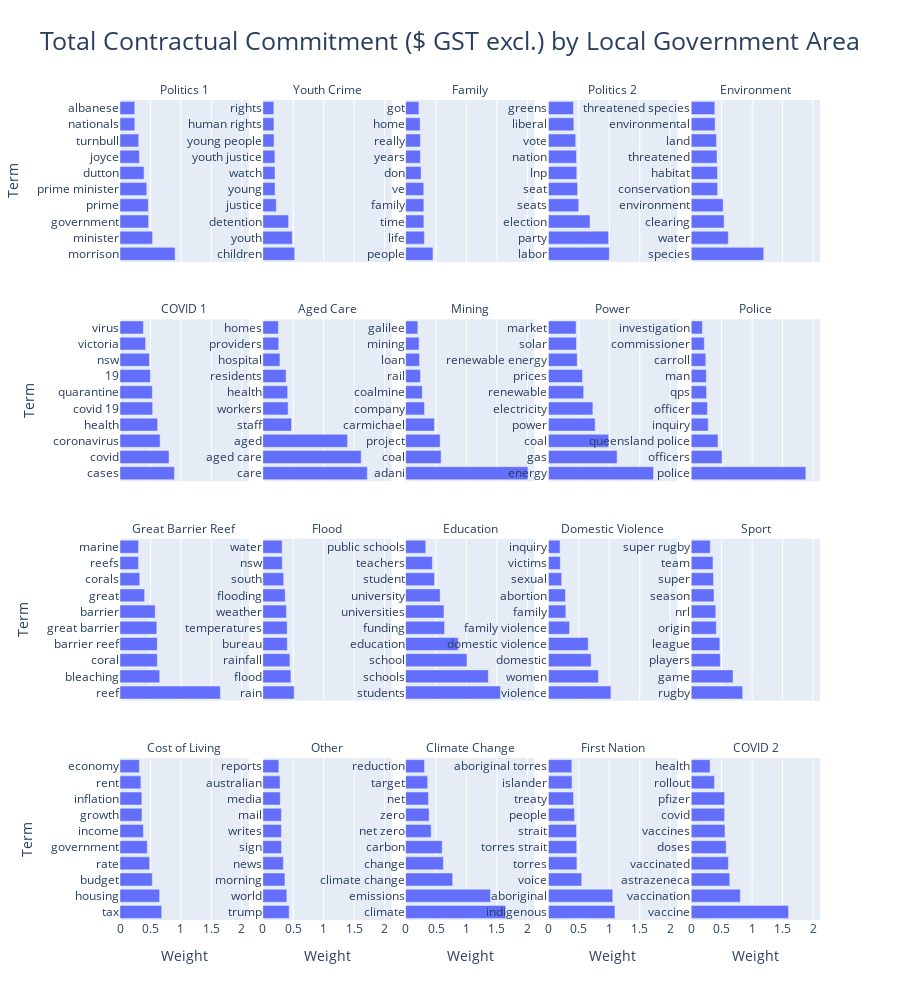

Notebook code cell kept with this figure:
### Markdown cell above
### **Topics:**

Resources
Indigenous 
Adani
Youth Crime
COVID
Energy
Great Barrier Reef
Adani Environmental Impact
Environment
Housing
Domestic Violence
Other 1
Other 2
Flooding
Sport

### Code cell
# Your answer here




nmf_topic_terms_fig = px.bar(nmf_terms_df,
       x ="Weight",
       y = "Term",
       facet_col="Topic Cluster", 
       facet_col_wrap=5,
       orientation='h',
       title = "Total Contractual Commitment ($ GST excl.) by Local Government Area",
       labels = {"Local Government Area (LGA)": "Local Government Area", 
                 "Total Contractual Commitment ($ GST excl.)": "Contractual Commitment ($ GST excl.)"})

nmf_topic_terms_fig.update_layout(
    title_font_size=25,
    title_x=0.5,
    legend_title_font_size=15,
    height=1000
)
nmf_topic_terms_fig.for_each_annotation(lambda a: a.update(text=a.text.split("=")[-1])) # https://plotly.com/python/facet-plots/
nmf_topic_terms_fig.update_yaxes(showticklabels=True, matches=None)

### Figure 1 — Plotly figure (JSON) as saved in the notebook; plotly's stock layout.template omitted (floating-point values rounded to 4 significant figures)
{"data": [{"alignmentgroup": "True", "hovertemplate": "Topic Cluster=Politics 1<br>Weight=%{x}<br>Term=%{y}<extra></extra>", "legendgroup": "", "marker": {"color": "#636efa", "pattern": {"shape": ""}}, "name": "", "offsetgroup": "", "orientation": "h", "showlegend": false, "textposition": "auto", "type": "bar", "x": [0.9049, 0.5345, 0.4694, 0.465, 0.4399, 0.3951, 0.3181, 0.3076, 0.2433, 0.2421], "xaxis": "x16", "y": ["morrison", "minister", "government", "prime", "prime minister", "dutton", "joyce", "turnbull", "nationals", "albanese"], "yaxis": "y16"}, {"alignmentgroup": "True", "hovertemplate": "Topic Cluster=Youth Crime<br>Weight=%{x}<br>Term=%{y}<extra></extra>", "legendgroup": "", "marker": {"color": "#636efa", "pattern": {"shape": ""}}, "name": "", "offsetgroup": "", "orientation": "h", "showlegend": false, "textposition": "auto", "type": "bar", "x": [0.5241, 0.485, 0.4236, 0.2221, 0.2012, 0.2005, 0.1988, 0.1854, 0.1827, 0.1816], "xaxis": "x17", "y": ["children", "youth", "detention", "justice", "young", "watch", "youth justice", "young people", "human rights", "rights"], "yaxis": "y17"}, {"alignmentgroup": "True", "hovertemplate": "Topic Cluster=Family<br>Weight=%{x}<br>Term=%{y}<extra></extra>", "legendgroup": "", "marker": {"color": "#636efa", "pattern": {"shape": ""}}, "name": "", "offsetgroup": "", "orientation": "h", "showlegend": false, "textposition": "auto", "type": "bar", "x": [0.4494, 0.3078, 0.3001, 0.2996, 0.2985, 0.2541, 0.2426, 0.2425, 0.2382, 0.2184], "xaxis": "x18", "y": ["people", "life", "time", "family", "ve", "don", "years", "really", "home", "got"], "yaxis": "y18"}, {"alignmentgroup": "True", "hovertemplate": "Topic Cluster=Politics 2<br>Weight=%{x}<br>Term=%{y}<extra></extra>", "legendgroup": "", "marker": {"color": "#636efa", "pattern": {"shape": ""}}, "name": "", "offsetgroup": "", "orientation": "h", "showlegend": false, "textposition": "auto", "type": "bar", "x": [1.001, 0.9887, 0.6838, 0.499, 0.4795, 0.4662, 0.4611, 0.4478, 0.4173, 0.4122], "xaxis": "x19", "y": ["labor", "party", "election", "seats", "seat", "lnp", "nation", "vote", "liberal", "greens"], "yaxis": "y19"}, {"alignmentgroup": "True", "hovertemplate": "Topic Cluster=Environment<br>Weight=%{x}<br>Term=%{y}<extra></extra>", "legendgroup": "", "marker": {"color": "#636efa", "pattern": {"shape": ""}}, "name": "", "offsetgroup": "", "orientation": "h", "showlegend": false, "textposition": "auto", "type": "bar", "x": [1.191, 0.6086, 0.54, 0.5242, 0.434, 0.4313, 0.4238, 0.4153, 0.3927, 0.3876], "xaxis": "x20", "y": ["species", "water", "clearing", "environment", "conservation", "habitat", "threatened", "land", "environmental", "threatened species"], "yaxis": "y20"}, {"alignmentgroup": "True", "hovertemplate": "Topic Cluster=COVID 1<br>Weight=%{x}<br>Term=%{y}<extra></extra>", "legendgroup": "", "marker": {"color": "#636efa", "pattern": {"shape": ""}}, "name": "", "offsetgroup": "", "orientation": "h", "showlegend": false, "textposition": "auto", "type": "bar", "x": [0.8937, 0.8048, 0.6587, 0.6177, 0.5362, 0.531, 0.4995, 0.4831, 0.4208, 0.3848], "xaxis": "x11", "y": ["cases", "covid", "coronavirus", "health", "covid 19", "quarantine", "19", "nsw", "victoria", "virus"], "yaxis": "y11"}, {"alignmentgroup": "True", "hovertemplate": "Topic Cluster=Aged Care<br>Weight=%{x}<br>Term=%{y}<extra></extra>", "legendgroup": "", "marker": {"color": "#636efa", "pattern": {"shape": ""}}, "name": "", "offsetgroup": "", "orientation": "h", "showlegend": false, "textposition": "auto", "type": "bar", "x": [1.716, 1.615, 1.392, 0.4724, 0.4163, 0.4079, 0.3822, 0.2815, 0.2614, 0.2555], "xaxis": "x12", "y": ["care", "aged care", "aged", "staff", "workers", "health", "residents", "hospital", "providers", "homes"], "yaxis": "y12"}, {"alignmentgroup": "True", "hovertemplate": "Topic Cluster=Mining<br>Weight=%{x}<br>Term=%{y}<extra></extra>", "legendgroup": "", "marker": {"color": "#636efa", "pattern": {"shape": ""}}, "name": "", "offsetgroup": "", "orientation": "h", "showlegend": false, "textposition": "auto", "type": "bar", "x": [2.009, 0.583, 0.5679, 0.4723, 0.3109, 0.2742, 0.2441, 0.2286, 0.2209, 0.2012], "xaxis": "x13", "y": ["adani", "coal", "project", "carmichael", "company", "coalmine", "rail", "loan", "mining", "galilee"], "yaxis": "y13"}, {"alignmentgroup": "True", "hovertemplate": "Topic Cluster=Power<br>Weight=%{x}<br>Term=%{y}<extra></extra>", "legendgroup": "", "marker": {"color": "#636efa", "pattern": {"shape": ""}}, "name": "", "offsetgroup": "", "orientation": "h", "showlegend": false, "textposition": "auto", "type": "bar", "x": [1.725, 1.128, 0.9897, 0.767, 0.7304, 0.5788, 0.559, 0.4728, 0.46, 0.4544], "xaxis": "x14", "y": ["energy", "gas", "coal", "power", "electricity", "renewable", "prices", "renewable energy", "solar", "market"], "yaxis": "y14"}, {"alignmentgroup": "True", "hovertemplate": "Topic Cluster=Police<br>Weight=%{x}<br>Term=%{y}<extra></extra>", "legendgroup": "", "marker": {"color": "#636efa", "pattern": {"shape": ""}}, "name": "", "offsetgroup": "", "orientation": "h", "showlegend": false, "textposition": "auto", "type": "bar", "x": [1.882, 0.5058, 0.4398, 0.2793, 0.2666, 0.2524, 0.2478, 0.2401, 0.2152, 0.1833], "xaxis": "x15", "y": ["police", "officers", "queensland police", "inquiry", "officer", "qps", "man", "carroll", "commissioner", "investigation"], "yaxis": "y15"}, {"alignmentgroup": "True", "hovertemplate": "Topic Cluster=Great Barrier Reef<br>Weight=%{x}<br>Term=%{y}<extra></extra>", "legendgroup": "", "marker": {"color": "#636efa", "pattern": {"shape": ""}}, "name": "", "offsetgroup": "", "orientation": "h", "showlegend": false, "textposition": "auto", "type": "bar", "x": [1.648, 0.652, 0.6129, 0.6115, 0.6045, 0.5781, 0.404, 0.3241, 0.3047, 0.304], "xaxis": "x6", "y": ["reef", "bleaching", "coral", "barrier reef", "great barrier", "barrier", "great", "corals", "reefs", "marine"], "yaxis": "y6"}, {"alignmentgroup": "True", "hovertemplate": "Topic Cluster=Flood<br>Weight=%{x}<br>Term=%{y}<extra></extra>", "legendgroup": "", "marker": {"color": "#636efa", "pattern": {"shape": ""}}, "name": "", "offsetgroup": "", "orientation": "h", "showlegend": false, "textposition": "auto", "type": "bar", "x": [0.5142, 0.4612, 0.4453, 0.4025, 0.4002, 0.3882, 0.3682, 0.3434, 0.3199, 0.3177], "xaxis": "x7", "y": ["rain", "flood", "rainfall", "bureau", "temperatures", "weather", "flooding", "south", "nsw", "water"], "yaxis": "y7"}, {"alignmentgroup": "True", "hovertemplate": "Topic Cluster=Education<br>Weight=%{x}<br>Term=%{y}<extra></extra>", "legendgroup": "", "marker": {"color": "#636efa", "pattern": {"shape": ""}}, "name": "", "offsetgroup": "", "orientation": "h", "showlegend": false, "textposition": "auto", "type": "bar", "x": [1.557, 1.358, 1.008, 0.8643, 0.6398, 0.63, 0.5667, 0.4741, 0.4395, 0.3307], "xaxis": "x8", "y": ["students", "schools", "school", "education", "funding", "universities", "university", "student", "teachers", "public schools"], "yaxis": "y8"}, {"alignmentgroup": "True", "hovertemplate": "Topic Cluster=Domestic Violence<br>Weight=%{x}<br>Term=%{y}<extra></extra>", "legendgroup": "", "marker": {"color": "#636efa", "pattern": {"shape": ""}}, "name": "", "offsetgroup": "", "orientation": "h", "showlegend": false, "textposition": "auto", "type": "bar", "x": [1.027, 0.8212, 0.7018, 0.654, 0.3471, 0.2867, 0.2801, 0.2179, 0.1948, 0.1919], "xaxis": "x9", "y": ["violence", "women", "domestic", "domestic violence", "family violence", "family", "abortion", "sexual", "victims", "inquiry"], "yaxis": "y9"}, {"alignmentgroup": "True", "hovertemplate": "Topic Cluster=Sport<br>Weight=%{x}<br>Term=%{y}<extra></extra>", "legendgroup": "", "marker": {"color": "#636efa", "pattern": {"shape": ""}}, "name": "", "offsetgroup": "", "orientation": "h", "showlegend": false, "textposition": "auto", "type": "bar", "x": [0.8445, 0.6871, 0.4776, 0.4703, 0.4124, 0.4038, 0.3748, 0.367, 0.3574, 0.3126], "xaxis": "x10", "y": ["rugby", "game", "players", "league", "origin", "nrl", "season", "super", "team", "super rugby"], "yaxis": "y10"}, {"alignmentgroup": "True", "hovertemplate": "Topic Cluster=Cost of Living<br>Weight=%{x}<br>Term=%{y}<extra></extra>", "legendgroup": "", "marker": {"color": "#636efa", "pattern": {"shape": ""}}, "name": "", "offsetgroup": "", "orientation": "h", "showlegend": false, "textposition": "auto", "type": "bar", "x": [0.6855, 0.6503, 0.5296, 0.4873, 0.447, 0.3839, 0.3605, 0.3591, 0.3429, 0.3173], "xaxis": "x", "y": ["tax", "housing", "budget", "rate", "government", "income", "growth", "inflation", "rent", "economy"], "yaxis": "y"}, {"alignmentgroup": "True", "hovertemplate": "Topic Cluster=Other<br>Weight=%{x}<br>Term=%{y}<extra></extra>", "legendgroup": "", "marker": {"color": "#636efa", "pattern": {"shape": ""}}, "name": "", "offsetgroup": "", "orientation": "h", "showlegend": false, "textposition": "auto", "type": "bar", "x": [0.4332, 0.3945, 0.3635, 0.3383, 0.3077, 0.3051, 0.305, 0.2868, 0.2833, 0.2641], "xaxis": "x2", "y": ["trump", "world", "morning", "news", "sign", "writes", "mail", "media", "australian", "reports"], "yaxis": "y2"}, {"alignmentgroup": "True", "hovertemplate": "Topic Cluster=Climate Change<br>Weight=%{x}<br>Term=%{y}<extra></extra>", "legendgroup": "", "marker": {"color": "#636efa", "pattern": {"shape": ""}}, "name": "", "offsetgroup": "", "orientation": "h", "showlegend": false, "textposition": "auto", "type": "bar", "x": [1.644, 1.393, 0.7735, 0.6206, 0.6011, 0.4192, 0.3863, 0.3753, 0.3622, 0.3098], "xaxis": "x3", "y": ["climate", "emissions", "climate change", "change", "carbon", "net zero", "zero", "net", "target", "reduction"], "yaxis": "y3"}, {"alignmentgroup": "True", "hovertemplate": "Topic Cluster=First Nation<br>Weight=%{x}<br>Term=%{y}<extra></extra>", "legendgroup": "", "marker": {"color": "#636efa", "pattern": {"shape": ""}}, "name": "", "offsetgroup": "", "orientation": "h", "showlegend": false, "textposition": "auto", "type": "bar", "x": [1.092, 1.056, 0.5474, 0.4682, 0.4649, 0.4609, 0.4289, 0.4124, 0.3878, 0.385], "xaxis": "x4", "y": ["indigenous", "aboriginal", "voice", "torres", "torres strait", "strait", "people", "treaty", "islander", "aboriginal torres"], "yaxis": "y4"}, {"alignmentgroup": "True", "hovertemplate": "Topic Cluster=COVID 2<br>Weight=%{x}<br>Term=%{y}<extra></extra>", "legendgroup": "", "marker": {"color": "#636efa", "pattern": {"shape": ""}}, "name": "", "offsetgroup": "", "orientation": "h", "showlegend": false, "textposition": "auto", "type": "bar", "x": [1.598, 0.8056, 0.6335, 0.6105, 0.5746, 0.5544, 0.5491, 0.5485, 0.3816, 0.3103], "xaxis": "x5", "y": ["vaccine", "vaccination", "astrazeneca", "vaccinated", "doses", "vaccines", "covid", "pfizer", "rollout", "health"], "yaxis": "y5"}], "layout": {"annotations": [{"font": {}, "showarrow": false, "text": "Cost of Living", "x": 0.092, "xanchor": "center", "xref": "paper", "y": 0.1975, "yanchor": "bottom", "yref": "paper"}, {"font": {}, "showarrow": false, "text": "Other", "x": 0.296, "xanchor": "center", "xref": "paper", "y": 0.1975, "yanchor": "bottom", "yref": "paper"}, {"font": {}, "showarrow": false, "text": "Climate Change", "x": 0.5, "xanchor": "center", "xref": "paper", "y": 0.1975, "yanchor": "bottom", "yref": "paper"}, {"font": {}, "showarrow": false, "text": "First Nation", "x": 0.704, "xanchor": "center", "xref": "paper", "y": 0.1975, "yanchor": "bottom", "yref": "paper"}, {"font": {}, "showarrow": false, "text": "COVID 2", "x": 0.908, "xanchor": "center", "xref": "paper", "y": 0.1975, "yanchor": "bottom", "yref": "paper"}, {"font": {}, "showarrow": false, "text": "Great Barrier Reef", "x": 0.092, "xanchor": "center", "xref": "paper", "y": 0.465, "yanchor": "bottom", "yref": "paper"}, {"font": {}, "showarrow": false, "text": "Flood", "x": 0.296, "xanchor": "center", "xref": "paper", "y": 0.465, "yanchor": "bottom", "yref": "paper"}, {"font": {}, "showarrow": false, "text": "Education", "x": 0.5, "xanchor": "center", "xref": "paper", "y": 0.465, "yanchor": "bottom", "yref": "paper"}, {"font": {}, "showarrow": false, "text": "Domestic Violence", "x": 0.704, "xanchor": "center", "xref": "paper", "y": 0.465, "yanchor": "bottom", "yref": "paper"}, {"font": {}, "showarrow": false, "text": "Sport", "x": 0.908, "xanchor": "center", "xref": "paper", "y": 0.465, "yanchor": "bottom", "yref": "paper"}, {"font": {}, "showarrow": false, "text": "COVID 1", "x": 0.092, "xanchor": "center", "xref": "paper", "y": 0.7325, "yanchor": "bottom", "yref": "paper"}, {"font": {}, "showarrow": false, "text": "Aged Care", "x": 0.296, "xanchor": "center", "xref": "paper", "y": 0.7325, "yanchor": "bottom", "yref": "paper"}, {"font": {}, "showarrow": false, "text": "Mining", "x": 0.5, "xanchor": "center", "xref": "paper", "y": 0.7325, "yanchor": "bottom", "yref": "paper"}, {"font": {}, "showarrow": false, "text": "Power", "x": 0.704, "xanchor": "center", "xref": "paper", "y": 0.7325, "yanchor": "bottom", "yref": "paper"}, {"font": {}, "showarrow": false, "text": "Police", "x": 0.908, "xanchor": "center", "xref": "paper", "y": 0.7325, "yanchor": "bottom", "yref": "paper"}, {"font": {}, "showarrow": false, "text": "Politics 1", "x": 0.092, "xanchor": "center", "xref": "paper", "y": 1, "yanchor": "bottom", "yref": "paper"}, {"font": {}, "showarrow": false, "text": "Youth Crime", "x": 0.296, "xanchor": "center", "xref": "paper", "y": 1, "yanchor": "bottom", "yref": "paper"}, {"font": {}, "showarrow": false, "text": "Family", "x": 0.5, "xanchor": "center", "xref": "paper", "y": 1, "yanchor": "bottom", "yref": "paper"}, {"font": {}, "showarrow": false, "text": "Politics 2", "x": 0.704, "xanchor": "center", "xref": "paper", "y": 1, "yanchor": "bottom", "yref": "paper"}, {"font": {}, "showarrow": false, "text": "Environment", "x": 0.908, "xanchor": "center", "xref": "paper", "y": 1, "yanchor": "bottom", "yref": "paper"}], "barmode": "relative", "height": 1000, "legend": {"title": {"font": {"size": 15}}, "tracegroupgap": 0}, "title": {"font": {"size": 25}, "text": "Total Contractual Commitment ($ GST excl.) by Local Government Area", "x": 0.5}, "xaxis": {"anchor": "y", "domain": [0, 0.184], "title": {"text": "Weight"}}, "xaxis10": {"anchor": "y10", "domain": [0.816, 1], "matches": "x", "showticklabels": false}, "xaxis11": {"anchor": "y11", "domain": [0, 0.184], "matches": "x", "showticklabels": false}, "xaxis12": {"anchor": "y12", "domain": [0.204, 0.388], "matches": "x", "showticklabels": false}, "xaxis13": {"anchor": "y13", "domain": [0.408, 0.592], "matches": "x", "showticklabels": false}, "xaxis14": {"anchor": "y14", "domain": [0.612, 0.796], "matches": "x", "showticklabels": false}, "xaxis15": {"anchor": "y15", "domain": [0.816, 1], "matches": "x", "showticklabels": false}, "xaxis16": {"anchor": "y16", "domain": [0, 0.184], "matches": "x", "showticklabels": false}, "xaxis17": {"anchor": "y17", "domain": [0.204, 0.388], "matches": "x", "showticklabels": false}, "xaxis18": {"anchor": "y18", "domain": [0.408, 0.592], "matches": "x", "showticklabels": false}, "xaxis19": {"anchor": "y19", "domain": [0.612, 0.796], "matches": "x", "showticklabels": false}, "xaxis2": {"anchor": "y2", "domain": [0.204, 0.388], "matches": "x", "title": {"text": "Weight"}}, "xaxis20": {"anchor": "y20", "domain": [0.816, 1], "matches": "x", "showticklabels": false}, "xaxis3": {"anchor": "y3", "domain": [0.408, 0.592], "matches": "x", "title": {"text": "Weight"}}, "xaxis4": {"anchor": "y4", "domain": [0.612, 0.796], "matches": "x", "title": {"text": "Weight"}}, "xaxis5": {"anchor": "y5", "domain": [0.816, 1], "matches": "x", "title": {"text": "Weight"}}, "xaxis6": {"anchor": "y6", "domain": [0, 0.184], "matches": "x", "showticklabels": false}, "xaxis7": {"anchor": "y7", "domain": [0.204, 0.388], "matches": "x", "showticklabels": false}, "xaxis8": {"anchor": "y8", "domain": [0.408, 0.592], "matches": "x", "showticklabels": false}, "xaxis9": {"anchor": "y9", "domain": [0.612, 0.796], "matches": "x", "showticklabels": false}, "yaxis": {"anchor": "x", "domain": [0, 0.1975], "showticklabels": true, "title": {"text": "Term"}}, "yaxis10": {"anchor": "x10", "domain": [0.2675, 0.465], "showticklabels": true}, "yaxis11": {"anchor": "x11", "domain": [0.535, 0.7325], "showticklabels": true, "title": {"text": "Term"}}, "yaxis12": {"anchor": "x12", "domain": [0.535, 0.7325], "showticklabels": true}, "yaxis13": {"anchor": "x13", "domain": [0.535, 0.7325], "showticklabels": true}, "yaxis14": {"anchor": "x14", "domain": [0.535, 0.7325], "showticklabels": true}, "yaxis15": {"anchor": "x15", "domain": [0.535, 0.7325], "showticklabels": true}, "yaxis16": {"anchor": "x16", "domain": [0.8025, 1], "showticklabels": true, "title": {"text": "Term"}}, "yaxis17": {"anchor": "x17", "domain": [0.8025, 1], "showticklabels": true}, "yaxis18": {"anchor": "x18", "domain": [0.8025, 1], "showticklabels": true}, "yaxis19": {"anchor": "x19", "domain": [0.8025, 1], "showticklabels": true}, "yaxis2": {"anchor": "x2", "domain": [0, 0.1975], "showticklabels": true}, "yaxis20": {"anchor": "x20", "domain": [0.8025, 1], "showticklabels": true}, "yaxis3": {"anchor": "x3", "domain": [0, 0.1975], "showticklabels": true}, "yaxis4": {"anchor": "x4", "domain": [0, 0.1975], "showticklabels": true}, "yaxis5": {"anchor": "x5", "domain": [0, 0.1975], "showticklabels": true}, "yaxis6": {"anchor": "x6", "domain": [0.2675, 0.465], "showticklabels": true, "title": {"text": "Term"}}, "yaxis7": {"anchor": "x7", "domain": [0.2675, 0.465], "showticklabels": true}, "yaxis8": {"anchor": "x8", "domain": [0.2675, 0.465], "showticklabels": true}, "yaxis9": {"anchor": "x9", "domain": [0.2675, 0.465], "showticklabels": true}}}
